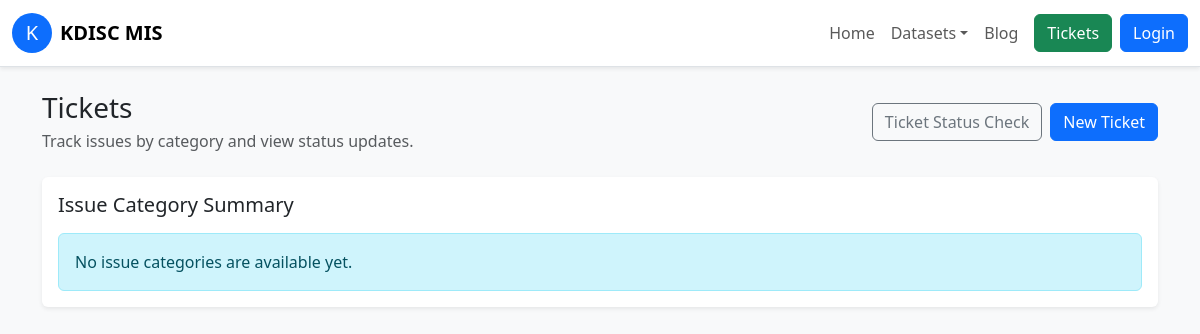
The page /tickets.php on the database as committed earlier.
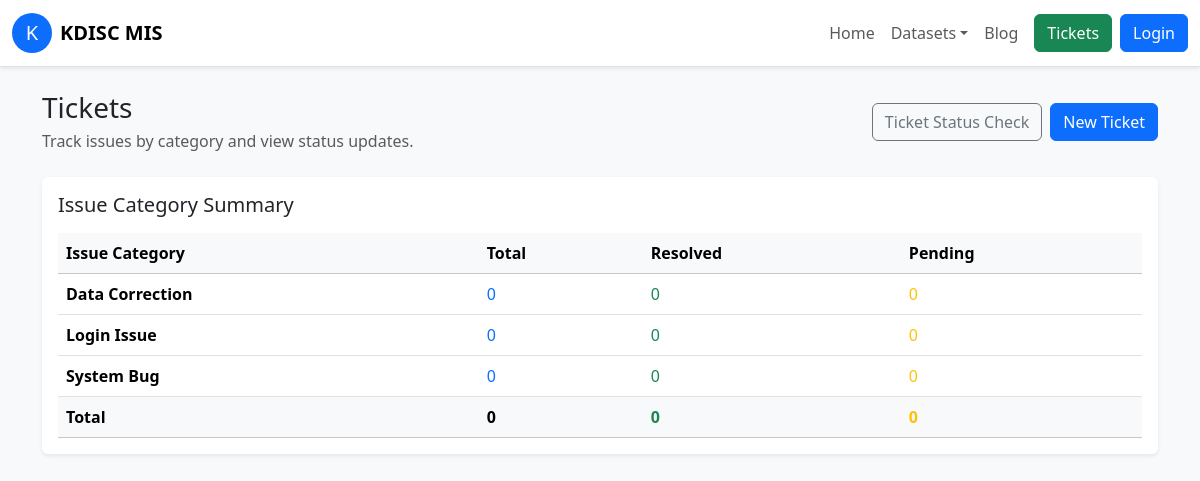
The same page on the database as committed later.
### tables this page shows
CREATE TABLE IF NOT EXISTS issue_categories (
    id INT AUTO_INCREMENT PRIMARY KEY,
    name VARCHAR(150) NOT NULL UNIQUE,
    description VARCHAR(255) NULL,
    status ENUM('active','inactive') NOT NULL DEFAULT 'active',
    created_at TIMESTAMP DEFAULT CURRENT_TIMESTAMP
);

### src/auth.php (called while the page is built, shortened)
<?php
function current_user(): ?array
{
    return $_SESSION['user'] ?? null;
}
function is_logged_in(): bool
{
    return current_user() !== null;
}

### src/tickets.php (called while the page is built, shortened)
<?php
function fetch_ticket_category_summary(mysqli $conn): array
{
    $query = "SELECT c.id, c.name, " .
        "COUNT(t.id) AS total_count, " .
        "SUM(CASE WHEN t.status = 'Resolved' THEN 1 ELSE 0 END) AS resolved_count, " .
        "SUM(CASE WHEN t.status = 'Pending' THEN 1 ELSE 0 END) AS pending_count " .
        "FROM issue_categories c " .
        "LEFT JOIN tickets t ON t.category_id = c.id " .
        "GROUP BY c.id, c.name " .
        "ORDER BY c.name";
    $result = $conn->query($query);
    return $result->fetch_all(MYSQLI_ASSOC);
}

### public/tickets.php (the view)
<?php
require_once __DIR__ . '/../src/tickets.php';
$conn = db_connect();
$categorySummary = fetch_ticket_category_summary($conn);
$summaryTotals = [
    'total' => 0,
    'resolved' => 0,
    'pending' => 0,
];
foreach ($categorySummary as $summary) {
    $summaryTotals['total'] += (int) $summary['total_count'];
    $summaryTotals['resolved'] += (int) $summary['resolved_count'];
    $summaryTotals['pending'] += (int) $summary['pending_count'];
}
include __DIR__ . '/partials/header.php';
?>
<div class="d-flex flex-wrap align-items-center justify-content-between gap-3 mb-4">
    <div>
        <h1 class="h3 mb-1">Tickets</h1>
        <p class="text-muted mb-0">Track issues by category and view status updates.</p>
    </div>
    <div class="d-flex flex-wrap gap-2">
        <a class="btn btn-outline-secondary" href="/ticket_status_check.php">Ticket Status Check</a>
        <a class="btn btn-primary" href="/new_ticket.php">New Ticket</a>
    </div>
</div>
<div class="card border-0 shadow-sm mb-4">
    <div class="card-body">
        <h2 class="h5 mb-3">Issue Category Summary</h2>
        <?php if (empty($categorySummary)): ?>
            <div class="alert alert-info mb-0">No issue categories are available yet.</div>
        <?php else: ?>
            <div class="card-table">
                <table class="table align-middle mb-0">
                    <thead class="table-light">
                        <tr>
                            <th scope="col">Issue Category</th>
                            <th scope="col">Total</th>
                            <th scope="col">Resolved</th>
                            <th scope="col">Pending</th>
                        </tr>
                    </thead>
                    <tbody>
                        <?php foreach ($categorySummary as $summary): ?>
                            <tr>
                                <td class="fw-semibold"><?php echo htmlspecialchars($summary['name']); ?></td>
                                <td>
                                    <a class="text-decoration-none" href="/ticket_status_check.php?category=<?php echo urlencode((string) $summary['id']); ?>&status=all&search=1">
                                        <?php echo (int) $summary['total_count']; ?>
                                    </a>
                                </td>
                                <td>
                                    <span class="text-success"><?php echo (int) $summary['resolved_count']; ?></span>
                                </td>
                                <td>
                                    <span class="text-warning"><?php echo (int) $summary['pending_count']; ?></span>
                                </td>
                            </tr>
                        <?php endforeach; ?>
                        <tr class="table-light">
                            <td class="fw-semibold">Total</td>
                            <td class="fw-semibold"><?php echo $summaryTotals['total']; ?></td>
                            <td class="fw-semibold text-success"><?php echo $summaryTotals['resolved']; ?></td>
                            <td class="fw-semibold text-warning"><?php echo $summaryTotals['pending']; ?></td>
                        </tr>
                    </tbody>
                </table>
            </div>
        <?php endif; ?>
    </div>
</div>
<?php include __DIR__ . '/partials/footer.php'; ?>

### public/partials/header.php (shortened to what this page needs)
<?php
require_once __DIR__ . '/../../src/auth.php';
?>
<!doctype html>
<html lang="en">
<head>
    <link href="https://cdn.jsdelivr.net/npm/bootstrap@5.3.3/dist/css/bootstrap.min.css" rel="stylesheet">
    <link rel="stylesheet" href="/assets/styles.css">
</head>
<body>
<nav class="navbar navbar-expand-lg navbar-light bg-white border-bottom shadow-sm sticky-top">
    <div class="container-fluid">
        <a class="navbar-brand d-flex align-items-center" href="/">
            <span class="bg-primary text-white rounded-circle d-inline-flex justify-content-center align-items-center me-2" style="width:40px; height:40px;">K</span>
            <span class="fw-bold">KDISC MIS</span>
        </a>
        <div class="collapse navbar-collapse" id="mainNav">
            <ul class="navbar-nav ms-auto mb-2 mb-lg-0 align-items-lg-center">
                <li class="nav-item"><a class="nav-link" href="/">Home</a></li>
                <li class="nav-item dropdown">
                    <a class="nav-link dropdown-toggle" href="#" role="button" data-bs-toggle="dropdown" aria-expanded="false">Datasets</a>
                </li>
                <li class="nav-item"><a class="nav-link" href="/blog.php">Blog</a></li>
                <li class="nav-item"><a class="btn btn-success ms-lg-2" href="/ticket_status_check.php">Tickets</a></li>
                <?php if (is_logged_in()): ?>
                    <?php $navUser = current_user(); ?>
                    <?php $navChildRole = $navUser ? child_role_for($navUser['role']) : null; ?>
                    <li class="nav-item dropdown">
                        <a class="nav-link dropdown-toggle" href="#" role="button" data-bs-toggle="dropdown" aria-expanded="false">Settings</a>
                        <ul class="dropdown-menu dropdown-menu-end">
                            <li>
                                <a class="dropdown-item" href="/settings_users.php">
                                    <?php echo htmlspecialchars($navChildRole ? role_label($navChildRole) : 'User management'); ?>
                                </a>
                            </li>
                            <?php if ($navUser && $navUser['role'] === ROLE_SUPER_ADMIN): ?>
                                <li><a class="dropdown-item" href="/settings_masters.php">Master data</a></li>
                            <?php endif; ?>
                        </ul>
                    </li>
                    <li class="nav-item"><a class="nav-link" href="/admin.php">Dashboard</a></li>
                    <li class="nav-item"><a class="btn btn-outline-secondary ms-lg-2" href="/logout.php">Logout</a></li>
                <?php else: ?>
                    <li class="nav-item"><a class="btn btn-primary ms-lg-2" href="/login.php">Login</a></li>
                <?php endif; ?>
            </ul>
        </div>
    </div>
</nav>
<div class="container my-4">

### public/partials/footer.php (shortened to what this page needs)
</div>
</body>
</html>

### public/assets/styles.css (style rules this page uses)
body { background-color: #f8f9fa; }
.card-table { overflow-x: auto; }

Rows that differ between the two databases and show on the page:
added issue_categories: name "Data Correction", total_count "0", resolved_count "0", pending_count "0"
added issue_categories: name "Login Issue", total_count "0", resolved_count "0", pending_count "0"
added issue_categories: name "System Bug", total_count "0", resolved_count "0", pending_count "0"
Other text that changed with them:
$summaryTotals['total']: (not shown) → "0"
$summaryTotals['resolved']: (not shown) → "0"
$summaryTotals['pending']: (not shown) → "0"
text no longer shown: "No issue categories are available yet."
text now shown: "Issue Category Total Resolved Pending Total"
